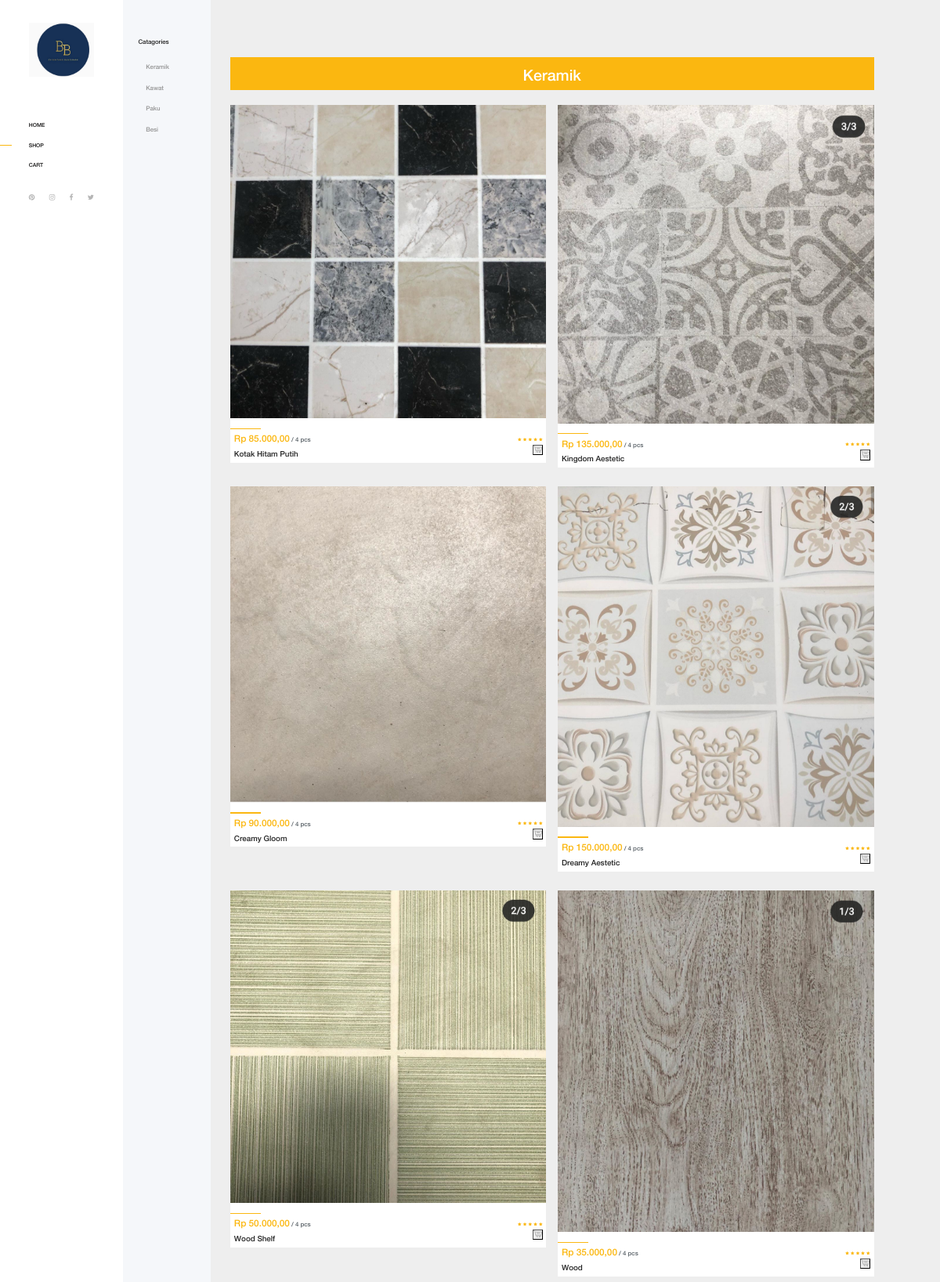
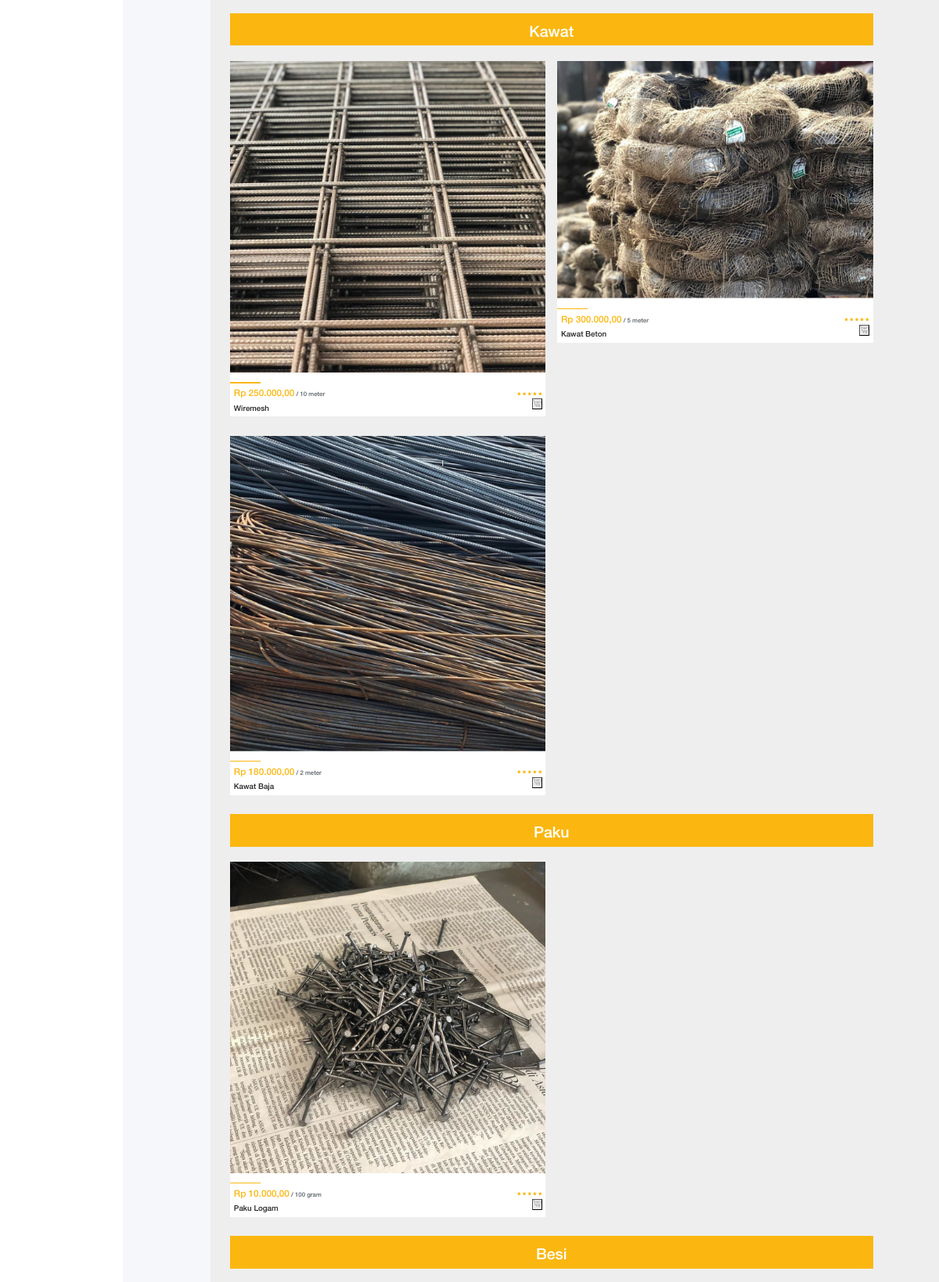
The page /shop.php (upper part) on the database its author committed (2 pictures, top to bottom).
### tables this page shows
CREATE TABLE `category` (
  `id_category` int(10) NOT NULL,
  `nama_category` varchar(50) NOT NULL,
  `status_category` tinyint(1) NOT NULL
);

CREATE TABLE `barang` (
  `id_barang` int(10) NOT NULL,
  `harga_barang` int(50) NOT NULL,
  `nama_barang` varchar(150) NOT NULL,
  `images_barang` varchar(50) NOT NULL,
  `satuan_barang` varchar(20) NOT NULL,
  `status_barang` tinyint(1) NOT NULL,
  `id_category` int(10) NOT NULL
);

### function.php (called while the page is built, shortened)
<?php
function getAllCategory(){
    $link = get_koneksi();
    try{
        $sql = "SELECT * FROM category";
        $stmt= $link->prepare($sql);
        $stmt->execute();
    }catch (PDOException $err){
        echo $err->getMessage();
        die();
    }
    return $stmt;
}
function getAllBarang(){
    $link = get_koneksi();
    try{
        $sql = "SELECT b.*,c.nama_category FROM barang b JOIN category c ON b.id_category = c.id_category";
        $stmt= $link->prepare($sql);
        $stmt->execute();
    }catch (PDOException $err){
        echo $err->getMessage();
        die();
    }
    return $stmt;
}
?>

### shop.php (the view, shortened to what this page needs)
<!DOCTYPE html>
<html lang="en">
<?php
include_once "function.php";
?>
<head>
    <link rel="stylesheet" type="text/css" href="style.css">
    <link rel="stylesheet" href="css/core-style.css">
    <link rel="stylesheet" href="style.css">
</head>
<body>
    <div class="main-content-wrapper d-flex clearfix">
        <header class="header-area clearfix">
            <div class="logo">
                <a href="home.php"><img src="img/core-img/logo.png" alt=""></a>
            </div>
            <nav class="amado-nav">
                <ul>
                    <li ><a href="index.php">Home</a></li>
                    <?php if ($_SESSION['approved_user']==FALSE){ ?><li class="active"><a href="index.php?menu=shop">Shop</a></li> <?php } ?>
                    <?php if ($_SESSION['approved_user']==FALSE){ ?><li><a href="index.php?menu=cart">Cart</a></li><?php } ?>
                </ul>
            </nav><br><br>
            <div class="social-info d-flex justify-content-between">
                <a href="https://id.pinterest.com/anssport/toko-bahan-bangunan/"><i class="fa fa-pinterest" aria-hidden="true"></i></a>
                <a href="https://www.instagram.com/cv.bintangbangunan/?hl=id"><i class="fa fa-instagram" aria-hidden="true"></i></a>
                <a href="https://www.facebook.com/bintang.bangunan.7?hc_ref=ARTrk7FZUGrVvfq_6oFUVxUsgYtB2zoHC3ZC0QG0-h76dbhoq9ppno8i5yfX3DEeA5I&fref=nf"><i class="fa fa-facebook" aria-hidden="true"></i></a>
                <a href="https://twitter.com/carolineadjie"><i class="fa fa-twitter" aria-hidden="true"></i></a>
            </div>
        </header>
        <div class="shop_sidebar_area">
            <div class="widget catagory mb-50" >
                <h6 class="widget-title mb-30">Catagories</h6>
                <?php
                $hasil = getAllCategory();
                ?>
                <div class="catagories-menu">
                    <ul>
                        <?php
                        while($data = $hasil->fetch()) {
                            if ($data['status_category']!=0){
                        ?>
                        <li id="<?php echo $data['nama_category']; ?>"><a href="#<?php echo $data['nama_category']; ?>1"><?php echo $data['nama_category']; ?></a></li>
                            <?php
                        }
                        }
                        ?>
                    </ul>
                </div>
            </div>
        </div>
        <div class="amado_product_area section-padding-100" ">
            <div class="container-fluid">
                <?php
                $hsl = getAllCategory();
                while ($dat = $hsl->fetch()) {
                    if ($dat['status_category'] != 0) {
                        ?>
                        <div class="row">
                            <div class="col-12">
                                <div class="product-topbar d-xl-flex align-items-end justify-content-between"
                                     id="<?php echo $dat['nama_category']; ?>1">
                                    <div class="hai">
                                        <br>
                                        <center><h1 style="color: #FFFFFF"><?php echo $dat['nama_category']; ?> </h1>
                                        </center>
                                    </div>
                                </div>
                            </div>
                        </div>
                        <?php
                        $hasil = getAllBarang();
                        ?>
                        <div class="row">
                            <?php while ($data = $hasil->fetch()) {
                                if ($dat['id_category'] == $data['id_category']) {
                                    if ($data['status_barang'] != 0) {
                                        ?>
                                        <div class="col-12 col-sm-6 col-md-12 col-xl-6">
                                            <div class="single-product-wrapper">
                                                <div class="product-img">
                                                    <img src="img/product-img/<?php echo $data['images_barang'] ?>"
                                                         alt="">
                                                </div>
                                                <div
                                                    class="product-description d-flex align-items-center justify-content-between">
                                                    <div class="product-meta-data">
                                                        <div class="line"></div>
                                                        <span class="product-price" style="margin-left: 10px"> <?php echo "Rp ", number_format($data['harga_barang'], 2, ",", ".") ?></span>
                                                        <span style="color: #5a6268"><?php echo " / ", $data['satuan_barang'] ?></span>
                                                        <a href="product-details.php">
                                                            <h5 style="margin-left: 10px; margin-top: 10px" ><?php echo $data['nama_barang'] ?></h5>
                                                        </a>
                                                    </div>
                                                    <div class="ratings-cart text-right" style="margin-right: 10px">
                                                        <div class="ratings">
                                                            <i class="fa fa-star" aria-hidden="true"></i>
                                                            <i class="fa fa-star" aria-hidden="true"></i>
                                                            <i class="fa fa-star" aria-hidden="true"></i>
                                                            <i class="fa fa-star" aria-hidden="true"></i>
                                                            <i class="fa fa-star" aria-hidden="true"></i>
                                                        </div>
                                                        <div class="cart">
                                                            <button type="button" data-toggle="tooltip"
                                                                    data-placement="left"
                                                                    title="Add to Cart"
                                                                    onclick="addshop(<?php echo $data['id_barang']; ?>)">
                                                                <img src="img/core-img/cart.png"></button>
                                                        </div>
                                                    </div>
                                                </div>
                                            </div>
                                        </div>
                                        <?php
                                    }
                                }
                            }
                            ?>
                        </div>
                        <?php
                    }
                }
                ?>
            </div>
        </div>
    </div>
</body>
</html>

### style.css (style rules this page uses)
body { background-color:#eee; }
.container-fluid { padding:50px; }

### css/core-style.css (style rules this page uses)
* { margin: 0; padding: 0; }
body { zoom: 70%; font-family: "helveticaneuemedium"; font-size: 16px; }
h1, h2, h3, h4, h5, h6 { color: #242424; line-height: 1.3; font-weight: 400; }
a { -webkit-transition: all 500ms ease 0s; transition: all 500ms ease 0s; text-decoration: none; outline: 0 solid transparent; color: #131212; font-weight: 400; font-size: 12px; }
ul, ol { margin: 0; }
ul li, ol li { list-style: none; }
img { height: auto; max-width: 100%; }
.mb-30 { margin-bottom: 30px !important; }
.mb-50 { margin-bottom: 50px !important; }
.section-padding-100 { padding-top: 100px; padding-bottom: 100px; }
.main-content-wrapper { zoom: 70%; position: relative; z-index: 1; -webkit-transition-duration: 500ms; transition-duration: 500ms; -ms-flex-wrap: wrap; flex-wrap: wrap; }
.main-content-wrapper .header-area { -webkit-transition-duration: 500ms; transition-duration: 500ms; position: relative; z-index: 1; -webkit-box-flex: 0; -ms-flex: 0 0 320px; flex: 0 0 320px; width: 320px; max-width: 320px; background-color: #fff; padding: 60px 75px; }
.main-content-wrapper .header-area .logo { margin-bottom: 100px; display: block; }
.main-content-wrapper .header-area .amado-nav li a { font-size: 14px; text-transform: uppercase; position: relative; z-index: 1; padding: 20px 0; display: block; line-height: 0.9; color: #131212; font-weight: normal; }
.main-content-wrapper .header-area .amado-nav li a::after { -webkit-transition-duration: 500ms; transition-duration: 500ms; width: 30px; height: 3px; position: absolute; top: 50%; margin-top: -1.5px; left: -150px; background-color: #fbb710; z-index: 10; content: ''; }
.main-content-wrapper .header-area .amado-nav li.active a::after { left: -75px; }
.main-content-wrapper .header-area .social-info a { color: #b5b5b5; display: inline-block; }
.main-content-wrapper .header-area .social-info a i { font-size: 18px; }
.main-content-wrapper .shop_sidebar_area { position: relative; z-index: 1; -webkit-box-flex: 0; -ms-flex: 0 0 230px; flex: 0 0 230px; width: 230px; max-width: 230px; background-color: #f5f7fa; padding: 100px 40px; }
.main-content-wrapper .amado_product_area { position: relative; z-index: 1; -webkit-box-flex: 0; -ms-flex: 0 0 calc(95% - 550px); flex: 0 0 calc(95% - 550px); width: calc(95% - 550px); max-width: calc(95% - 550px); }
.single-product-wrapper { position: relative; z-index: 1; margin-bottom: 50px; overflow: hidden; background-color: #ffffff; }
.single-product-wrapper .product-img { position: relative; z-index: 1; overflow: hidden; }
.single-product-wrapper .product-img img { width: 100%; -webkit-transition-duration: 500ms; transition-duration: 500ms; }
.single-product-wrapper .product-description { position: relative; z-index: 1; margin-top: 25px; }
.single-product-wrapper .product-description .product-meta-data .line { width: 80px; height: 3px; background-color: #fbb710; margin-bottom: 15px; display: block; }
.single-product-wrapper .product-description .product-meta-data .product-price { line-height: 1; color: #fbb710; font-size: 24px; margin-bottom: 10px; }
.single-product-wrapper .product-description .product-meta-data a { display: block; }
.single-product-wrapper .product-description .ratings-cart .ratings i { font-size: 10px; color: #fbb710; }
.single-product-wrapper .product-description .ratings-cart .cart { display: block; }
.widget { position: relative; z-index: 1; }
.widget .widget-title { font-size: 16px; text-transform: capitalize; color: #242424; }
.widget .catagories-menu li a { text-transform: capitalize; font-size: 16px; padding: 15px 0 15px 20px; display: block; font-weight: 400; color: #959595; }
.product-topbar { position: relative; z-index: 100; margin-bottom: 40px; }

### shop.php (style rules this page uses)
body { zoom: 70%; }
div.hai { width:100%; height:100%; background:#fbb710; }

### rows shown on the page
category: nama_category "Keramik"
category: nama_category "Kawat"
category: nama_category "Paku"
category: nama_category "Besi"
barang: images_barang (picture), harga_barang "85.000,00", satuan_barang "4 pcs", nama_barang "Kotak Hitam Putih", status_barang 1 (drawn)
barang: images_barang (picture), harga_barang "135.000,00", satuan_barang "4 pcs", nama_barang "Kingdom Aestetic", status_barang 1 (drawn)
barang: images_barang (picture), harga_barang "90.000,00", satuan_barang "4 pcs", nama_barang "Creamy Gloom", status_barang 1 (drawn)
barang: images_barang (picture), harga_barang "150.000,00", satuan_barang "4 pcs", nama_barang "Dreamy Aestetic", status_barang 1 (drawn)
barang: images_barang (picture), harga_barang "50.000,00", satuan_barang "4 pcs", nama_barang "Wood Shelf", status_barang 1 (drawn)
barang: images_barang (picture), harga_barang "35.000,00", satuan_barang "4 pcs", nama_barang "Wood", status_barang 1 (drawn)
barang: images_barang (picture), harga_barang "250.000,00", satuan_barang "10 meter", nama_barang "Wiremesh", status_barang 1 (drawn)
barang: images_barang (picture), harga_barang "300.000,00", satuan_barang "5 meter", nama_barang "Kawat Beton", status_barang 1 (drawn)
barang: images_barang (picture), harga_barang "180.000,00", satuan_barang "2 meter", nama_barang "Kawat Baja", status_barang 1 (drawn)
barang: images_barang (picture), harga_barang "10.000,00", satuan_barang "100 gram", nama_barang "Paku Logam", status_barang 1 (drawn)
